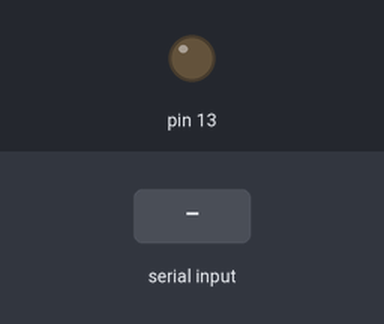
A sketch run on a simulated Arduino Uno, built with avr-gcc and run on an emulated ATmega328P. Shown: output pins drawn as LEDs (lit = HIGH). Inputs (shaded band) come from the test bench.

Above: at 1.2 s.
1.3 s: "+" received over Serial
At 2.0 s:
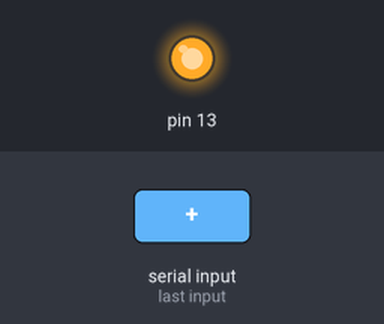
2.8 s: "-" received over Serial
At 3.1 s:
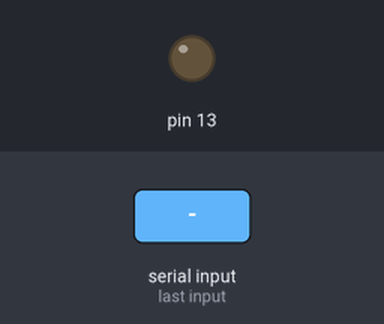
Timing chart, 0 to 5.8 s (numbered marks = the images above; inputs shaded):
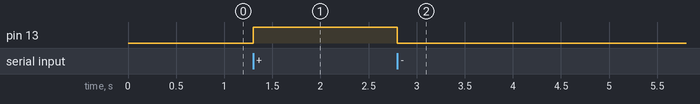

The sketch:

Sample_3.ino
```cpp
void setup() {
  // put your setup code here, to run once:
  pinMode(13, OUTPUT);
  Serial.begin(9600);
}

char light;
void loop()
{
  // put your main code here, to run repeatedly:
  if(Serial.available())
    light=Serial.read();
  if(light=='+')
  {
    digitalWrite(13,HIGH);
  }
  else if(light=='-')
  {
    digitalWrite(13, LOW);
  }
  light=' ';
}
```

Measured:
- after the input at 1.3 s, pin 13: LOW → HIGH at once
- after the input at 2.8 s, pin 13: HIGH → LOW at once
